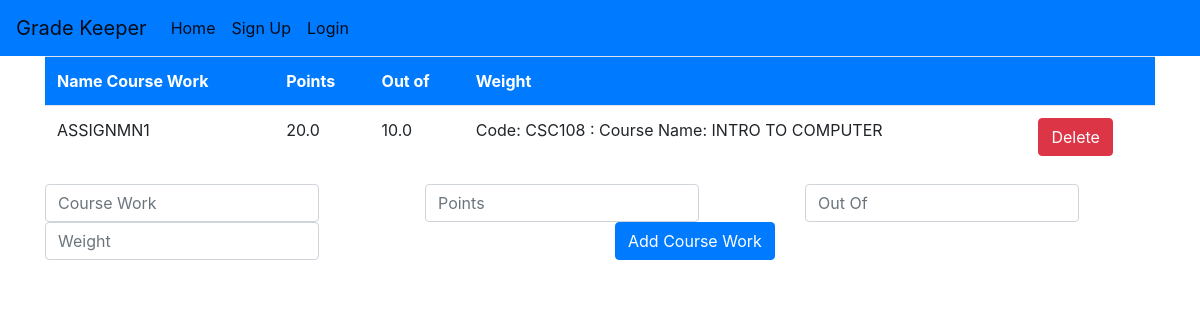
The app's page /courses/56 with its own data.
### courses/models.py (models this page shows, shortened)
class CourseWork(models.Model):
    name_course_work = models.CharField(max_length=50)
    weight = models.FloatField()
    grade = models.FloatField()
    course = models.ForeignKey(Course, related_name='course_work', on_delete = models.SET('deleted'))

class Course(models.Model):
    course_code = models.CharField(max_length=10)
    course_name = models.CharField(max_length=100)
    starter = models.ForeignKey(User, related_name='created_by',on_delete = models.SET('deleted'),blank=True)
    def __str__(self):
        return "Code: "+ self.course_code +" : Course Name: "+self.course_name

### courses/views.py (the view)
# urls.py: path('courses/<int:pk>', views.CourseWorkView.as_view(), name='coursework_list'),
class CourseWorkView(ListView):
    model = CourseWork
    template_name = 'coursework_list'
    def get_queryset(self):
        pk = self.kwargs['pk']
        course = get_object_or_404(Course, pk=pk)
        grades = course.course_work.all()
        return grades

### templates/courses/coursework_list.html (shortened to what this page needs)
{% extends 'base.html' %}
{% block content %}
<div class='container'>
  <div class="table-responsive">
    <table class="table" id="course_table">
          <tr class="table_header bg-primary text-white">
            <th>Name Course Work</th>
            <th>Points</th>
            <th>Out of</th>
            <th>Weight</th>
            <th></th>
          </tr>
          {% for grade in coursework_list %}
          <tr class ='table_rows'>
            <form method="post">
              <td>{{ grade.name_course_work }}</td>
              <td>{{ grade.grade }}</td>
              <td>{{ grade.weight }}</td>
              <td>{{ grade.course}} </td>
              <th><button class = 'btn btn-danger'>Delete</button>
            </form>
          </tr>
          {% endfor %}
    </table>
  </div>
</div>
<div class="container">
    <form method="post" class = 'form-inline'>
      <div class='row'>
      <div class = "col-sm"><input type="text" required="required" name="assignment" placeholder='Course Work' class="form-control" id="corsecode"></div>
      <div class = "col-sm"><input type="number" step="0.01" name="assignment1" placeholder='Points' class="form-control" id="corsecode"></div>
      <div class = "col-sm"><input type="number" step="0.01" required="required" name="grade1" placeholder='Out Of' class="form-control" id="corsecode" ></div>
      <div class = "col-sm"><input type="number" step="0.01" required="required" name="weight" placeholder='Weight' class="form-control" id="corsecode" ></div>
      <div class = "col-sm"><button type="submit" required="required" class="btn btn-primary mb-2">Add Course Work</button></div>
      </div>
    </form>
</div>
{% endblock %}

### records on screen
CourseWork: name_course_work "ASSIGNMN1", grade "20.0", weight "10.0", course "Code: CSC108 : Course Name: INTRO TO COMPUTER"
